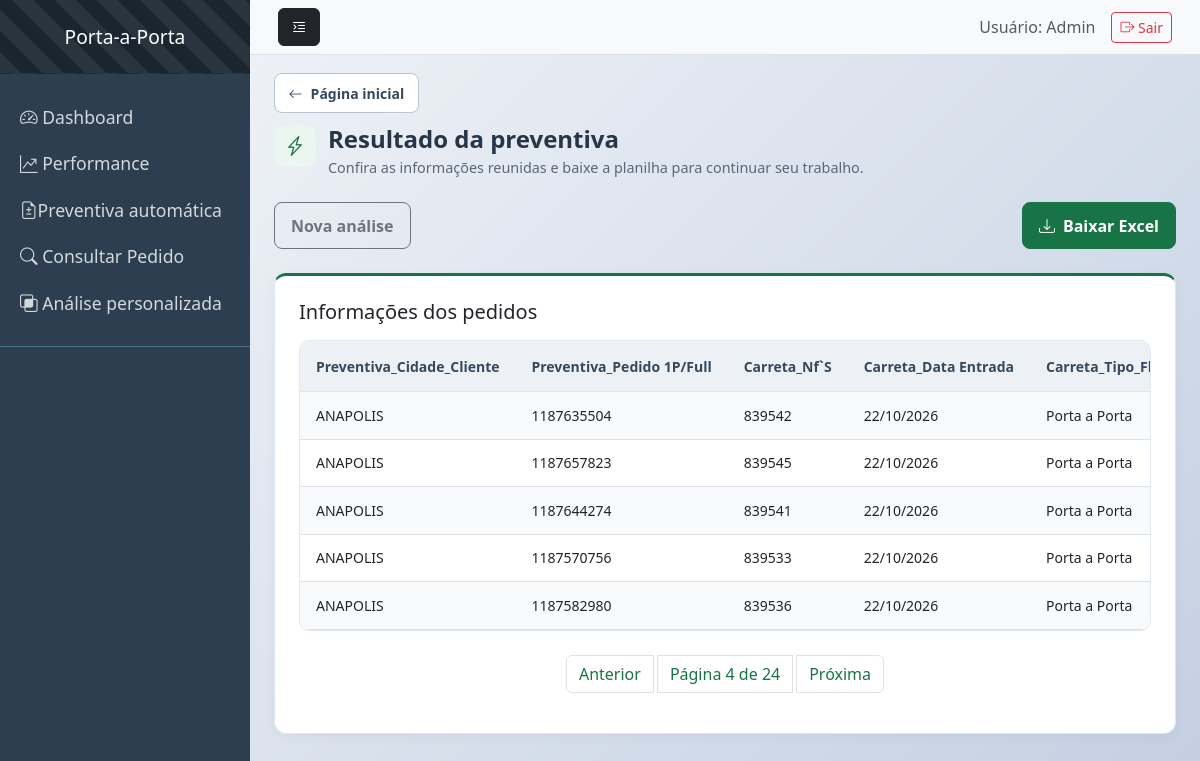
Page /analisar_dados?pagina=4 on the committed database.
### tables this page shows
CREATE TABLE "analise_resultado" (
"Preventiva_Cidade_Cliente" TEXT,
  "Preventiva_Pedido 1P/Full" TEXT,
  "Carreta_Nf`S" TEXT,
  "Carreta_Data Entrada" TEXT,
  "Carreta_Tipo_Fluxo" TEXT,
  "Mobile_Tipo" TEXT,
  "Mobile_Entregador" TEXT,
  "Esl_Última Ocorrência/Observações" TEXT,
  "Esl_Pessoa/Nome" TEXT,
  "Esl_Última Ocorrência/Data Ocorrência" TEXT,
  "Bipe_Prod_Status_Deposito" TEXT,
  "Bipe_Notas_Ocorrencia" TEXT,
  "Chave_nf-e" TEXT,
  "data_analise" TEXT
);

### app/routes.py (the view)
@rotas.route('/analisar_dados')
def analisar_dados():
    return analisar_preventiva(request)

### app/services.py (called while the page is built, shortened)
def analisar_preventiva(request):
    pagina = request.args.get('pagina', 1, type=int)
    processar = request.args.get('processar', 'false').lower() == 'true'
    itens_por_pg = 5
    try:
        lista_dados, total_itens = buscar_dados_paginados(pagina, itens_por_pg)
    except Exception as e:
        return render_template('erro.html', erro=f"Erro ao buscar dados: {e}")
    total_paginas = (total_itens + itens_por_pg - 1) // itens_por_pg
    dados_formatados = {
        "Excel": lista_dados,
        "pagina_atual": pagina,
        "total_paginas": total_paginas
    }
    return render_template('resultado_preventiva.html', dados=dados_formatados)

### db/db_preventiva.py (called while the page is built)
def buscar_dados_paginados(pagina, itens_por_pagina=10):
    conn = sqlite3.connect(DB_PATH)
    offset = (pagina - 1) * itens_por_pagina
    query = f"SELECT * FROM analise_resultado LIMIT {itens_por_pagina} OFFSET {offset}"
    df = pd.read_sql(query, conn)
    total_registros = conn.execute("SELECT COUNT(*) FROM analise_resultado").fetchone()[0]
    conn.close()
    return df.to_dict(orient='records'), total_registros

### app/templates/resultado_preventiva.html (shortened to what this page needs)
{% extends 'base_modulo.html' %}
{% from 'componentes/modulos.html' import cabecalho %}
{% block modulo_tema %}tema-preventiva{% endblock %}
{% block modulo_conteudo %}
    {{ cabecalho('Resultado da preventiva', 'Confira as informações reunidas e baixe a planilha para continuar seu trabalho.', 'bi-lightning-charge', 'Rotina pronta') }}
    <div class="modulo-acoes mb-4">
        <a href="{{ url_for('rotas.limpar_arquivo') }}" class="btn btn-outline-secondary">Nova análise</a>
        <a href="{{ url_for('rotas.baixar_relatorio_preventiva') }}" class="btn btn-modulo"><i class="bi bi-download me-2" aria-hidden="true"></i>Baixar Excel</a>
    </div>
    <section class="card painel-modulo"><div class="card-body">
        <h2 class="h5 mb-3">Informações dos pedidos</h2>
        {% if dados.Excel %}
            <div class="table-responsive tabela-preventiva" tabindex="0" aria-label="Resultado da preventiva; role para ver todas as colunas">
                <table class="table table-striped table-hover">
                    <thead><tr>{% for coluna in dados.Excel[0].keys() %}<th scope="col">{{ coluna }}</th>{% endfor %}</tr></thead>
                    <tbody>{% for linha in dados.Excel %}<tr>{% for valor in linha.values() %}<td>{{ valor }}</td>{% endfor %}</tr>{% endfor %}</tbody>
                </table>
            </div>
            {% if dados.total_paginas > 1 %}
                <nav class="mt-4" aria-label="Páginas do resultado"><ul class="pagination justify-content-center">
                    <li class="page-item {% if dados.pagina_atual <= 1 %}disabled{% endif %}">
                        {% if dados.pagina_atual > 1 %}<a class="page-link" href="{{ url_for('rotas.analisar_dados', pagina=dados.pagina_atual-1) }}">Anterior</a>{% else %}<span class="page-link">Anterior</span>{% endif %}
                    </li>
                    <li class="page-item"><span class="page-link" aria-current="page">Página {{ dados.pagina_atual }} de {{ dados.total_paginas }}</span></li>
                    <li class="page-item {% if dados.pagina_atual >= dados.total_paginas %}disabled{% endif %}">
                        {% if dados.pagina_atual < dados.total_paginas %}<a class="page-link" href="{{ url_for('rotas.analisar_dados', pagina=dados.pagina_atual+1) }}">Próxima</a>{% else %}<span class="page-link">Próxima</span>{% endif %}
                    </li>
                </ul></nav>
            {% endif %}
        {% else %}
            <div class="estado-vazio"><i class="bi bi-search" aria-hidden="true"></i><p>Nenhum resultado disponível.</p><span>Confira os arquivos selecionados e faça uma nova análise.</span></div>
        {% endif %}
    </div></section>
{% endblock %}

### app/static/css_corporativo/style_corporativo.css (style rules this page uses)
body { font-family: 'Segoe UI', Tahoma, Geneva, Verdana, sans-serif; overflow-x: hidden; }
.card { transition: transform 0.2s; }

### app/static/style_preventiva/analise_preventiva.css (style rules this page uses)
body { background: linear-gradient(135deg, #f5f7fa 0%, #c3cfe2 100%); min-height: 100vh; font-family: 'Segoe UI', Tahoma, Geneva, Verdana, sans-serif; }

### app/static/css_modulos/modulos.css (style rules this page uses)
.modulo-pagina .card { border: 1px solid #dfe6ed; border-radius: 12px; box-shadow: 0 3px 12px rgb(0 0 0 / 4%); }
.modulo-pagina .painel-modulo { border-top: 3px solid var(--modulo-cor); }
.modulo-pagina .card-body { padding: 1.5rem; }
.modulo-acoes, .modulo-linha { display: flex; align-items: center; justify-content: space-between; flex-wrap: wrap; gap: .8rem; }
.modulo-acoes { margin-top: 1.5rem; }
.modulo-pagina .btn { border-radius: 8px; padding: .65rem 1rem; font-weight: 600; }
.modulo-pagina .btn-modulo { color: #fff; background: var(--modulo-cor); border: 1px solid var(--modulo-cor); }
.modulo-pagina :is(a, button, input, select):focus-visible { outline: 3px solid #215bc1; outline-offset: 3px; }
.modulo-pagina .table-responsive { border: 1px solid #e2e8f0; border-radius: 10px; }
.modulo-pagina .table { margin-bottom: 0; font-size: .875rem; --bs-table-striped-bg: #f8fafc; }
.modulo-pagina .table th { background: #edf1f5; color: #34495e; font-weight: 600; padding: .9rem 1rem; border-color: #dfe6ed; }
.modulo-pagina .table td { padding: .8rem 1rem; vertical-align: middle; }
.tabela-preventiva { max-height: 60vh; }
.tabela-preventiva th, .tabela-preventiva td { white-space: nowrap; }
.modulo-pagina .pagination { flex-wrap: wrap; gap: .25rem; }
.modulo-pagina .page-link { color: var(--modulo-cor); }

### rows in the picture
analise_resultado: Preventiva_Cidade_Cliente "ANAPOLIS", valor "1187635504", valor "839542", Carreta_Data Entrada "22/10/2026", Carreta_Tipo_Fluxo "Porta a Porta"
analise_resultado: Preventiva_Cidade_Cliente "ANAPOLIS", valor "1187657823", valor "839545", Carreta_Data Entrada "22/10/2026", Carreta_Tipo_Fluxo "Porta a Porta"
analise_resultado: Preventiva_Cidade_Cliente "ANAPOLIS", valor "1187644274", valor "839541", Carreta_Data Entrada "22/10/2026", Carreta_Tipo_Fluxo "Porta a Porta"
analise_resultado: Preventiva_Cidade_Cliente "ANAPOLIS", valor "1187570756", valor "839533", Carreta_Data Entrada "22/10/2026", Carreta_Tipo_Fluxo "Porta a Porta"
analise_resultado: Preventiva_Cidade_Cliente "ANAPOLIS", valor "1187582980", valor "839536", Carreta_Data Entrada "22/10/2026", Carreta_Tipo_Fluxo "Porta a Porta"

### other values in the picture
{{ titulo }} "Resultado da preventiva"
{{ descricao }} "Confira as informações reunidas e baixe a planilha para continuar seu trabalho."
{{ coluna }} "Preventiva_Cidade_Cliente" "Preventiva_Pedido 1P/Full" "Carreta_Nf`S" "Carreta_Data Entrada"
{{ dados.pagina_atual }} "4"
{{ dados.total_paginas }} "24"
